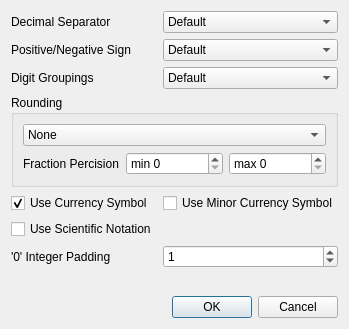
<?xml version="1.0" encoding="UTF-8"?>
<ui version="4.0">
 <class>DlgNumberFormat</class>
 <widget class="QDialog" name="DlgNumberFormat">
  <property name="geometry">
   <rect>
    <x>0</x>
    <y>0</y>
    <width>342</width>
    <height>329</height>
   </rect>
  </property>
  <property name="windowTitle">
   <string>Dialog</string>
  </property>
  <layout class="QVBoxLayout" name="verticalLayout">
   <item>
    <layout class="QFormLayout" name="formLayout">
     <item row="0" column="0">
      <widget class="QLabel" name="label">
       <property name="text">
        <string>Decimal Separator</string>
       </property>
      </widget>
     </item>
     <item row="0" column="1">
      <widget class="QComboBox" name="cmbDecimalSeparator">
       <item>
        <property name="text">
         <string>Default</string>
        </property>
       </item>
       <item>
        <property name="text">
         <string>Always</string>
        </property>
       </item>
      </widget>
     </item>
     <item row="1" column="0">
      <widget class="QLabel" name="label_2">
       <property name="text">
        <string>Positive/Negative Sign</string>
       </property>
      </widget>
     </item>
     <item row="1" column="1">
      <widget class="QComboBox" name="cmbPosNegSign">
       <item>
        <property name="text">
         <string>Default</string>
        </property>
       </item>
       <item>
        <property name="text">
         <string>Always</string>
        </property>
       </item>
       <item>
        <property name="text">
         <string>Always Except Zero</string>
        </property>
       </item>
       <item>
        <property name="text">
         <string>Never</string>
        </property>
       </item>
       <item>
        <property name="text">
         <string>Accounting</string>
        </property>
       </item>
       <item>
        <property name="text">
         <string>Accounting Always</string>
        </property>
       </item>
       <item>
        <property name="text">
         <string>Accounting Except Zero</string>
        </property>
       </item>
      </widget>
     </item>
     <item row="2" column="0">
      <widget class="QLabel" name="label_3">
       <property name="text">
        <string>Digit Groupings</string>
       </property>
      </widget>
     </item>
     <item row="2" column="1">
      <widget class="QComboBox" name="cmbDigitGroupings">
       <item>
        <property name="text">
         <string>Default</string>
        </property>
       </item>
       <item>
        <property name="text">
         <string>Off</string>
        </property>
       </item>
       <item>
        <property name="text">
         <string>Min 2</string>
        </property>
       </item>
       <item>
        <property name="text">
         <string>Thousands</string>
        </property>
       </item>
      </widget>
     </item>
     <item row="3" column="0" colspan="2">
      <widget class="QGroupBox" name="groupBox">
       <property name="title">
        <string>Rounding</string>
       </property>
       <layout class="QVBoxLayout" name="verticalLayout_2">
        <item>
         <widget class="QComboBox" name="cmbRounding">
          <item>
           <property name="text">
            <string>None</string>
           </property>
          </item>
          <item>
           <property name="text">
            <string>Hide Zeros</string>
           </property>
          </item>
          <item>
           <property name="text">
            <string>Ceiling</string>
           </property>
          </item>
          <item>
           <property name="text">
            <string>Floor</string>
           </property>
          </item>
         </widget>
        </item>
        <item>
         <layout class="QHBoxLayout" name="horizontalLayout">
          <item>
           <widget class="QLabel" name="label_5">
            <property name="text">
             <string>Fraction Percision</string>
            </property>
           </widget>
          </item>
          <item>
           <widget class="QSpinBox" name="sbFractionPercisionMin">
            <property name="prefix">
             <string>min </string>
            </property>
            <property name="maximum">
             <number>15</number>
            </property>
           </widget>
          </item>
          <item>
           <widget class="QSpinBox" name="sbFractionPercisionMax">
            <property name="prefix">
             <string>max </string>
            </property>
            <property name="maximum">
             <number>15</number>
            </property>
           </widget>
          </item>
         </layout>
        </item>
       </layout>
      </widget>
     </item>
     <item row="6" column="0">
      <widget class="QLabel" name="label_7">
       <property name="text">
        <string>'0' Integer Padding</string>
       </property>
      </widget>
     </item>
     <item row="6" column="1">
      <widget class="QSpinBox" name="sbIntPadding">
       <property name="maximum">
        <number>127</number>
       </property>
       <property name="value">
        <number>1</number>
       </property>
      </widget>
     </item>
     <item row="4" column="0">
      <widget class="QCheckBox" name="chkUseCurrencySymbol">
       <property name="text">
        <string>Use Currency Symbol</string>
       </property>
       <property name="checked">
        <bool>true</bool>
       </property>
      </widget>
     </item>
     <item row="4" column="1">
      <widget class="QCheckBox" name="chkUseMinorCurrencySymbol">
       <property name="text">
        <string>Use Minor Currency Symbol</string>
       </property>
      </widget>
     </item>
     <item row="5" column="0">
      <widget class="QCheckBox" name="chkUseScientificNotation">
       <property name="text">
        <string>Use Scientific Notation</string>
       </property>
      </widget>
     </item>
    </layout>
   </item>
   <item>
    <widget class="QDialogButtonBox" name="buttonBox">
     <property name="orientation">
      <enum>Qt::Orientation::Horizontal</enum>
     </property>
     <property name="standardButtons">
      <set>QDialogButtonBox::StandardButton::Cancel|QDialogButtonBox::StandardButton::Ok</set>
     </property>
    </widget>
   </item>
  </layout>
 </widget>
 <resources/>
 <connections>
  <connection>
   <sender>buttonBox</sender>
   <signal>accepted()</signal>
   <receiver>DlgNumberFormat</receiver>
   <slot>accept()</slot>
   <hints>
    <hint type="sourcelabel">
     <x>248</x>
     <y>254</y>
    </hint>
    <hint type="destinationlabel">
     <x>157</x>
     <y>274</y>
    </hint>
   </hints>
  </connection>
  <connection>
   <sender>buttonBox</sender>
   <signal>rejected()</signal>
   <receiver>DlgNumberFormat</receiver>
   <slot>reject()</slot>
   <hints>
    <hint type="sourcelabel">
     <x>316</x>
     <y>260</y>
    </hint>
    <hint type="destinationlabel">
     <x>286</x>
     <y>274</y>
    </hint>
   </hints>
  </connection>
 </connections>
</ui>
